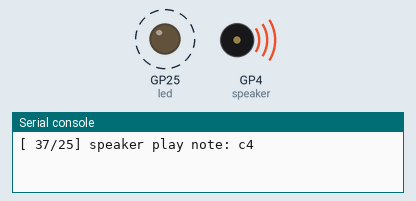
A program run on a simulated Raspberry Pi Pico running MicroPython. Parts: output pins drawn as LEDs (lit = HIGH), buzzer (waves = sounding), the last lines printed to the serial console. Dashed ring = blinking.

Above: at 0.5 s.
At 31.5 s:
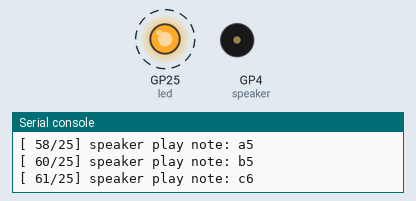
Timing chart, 0 to 41.6 s (numbered marks = the images above):
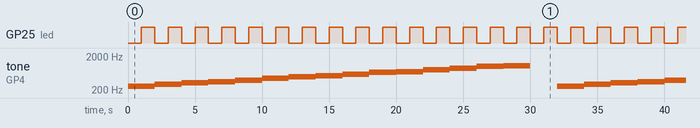

The program:

buzzer_play_notes.py
```python
from time import sleep
from picozero import Speaker, LED
from machine import Timer

led = LED(25)

timer = Timer()

def led_blink( timer ):
    led.toggle()

timer.init( freq=1, mode=Timer.PERIODIC, callback=led_blink )

speaker = Speaker(4)

notes ="""b0,c1,c#1,d1,d#1,e1,f1,f#1,g1,g#1,a1,a#1,b1,c2,c#2,d2,d#2,e2,
f2,f#2,g2,g#2,a2,a#2,b2,c3,c#3,d3,d#3,e3,f3,f#3,g3,g#3,a3,a#3,b3,c4,c#4,
d4,d#4,e4,f4,f#4,g4,g#4,a4,a#4,b4,c5,c#5,d5,d#5,e5,f5,f#5,g5,g#5,a5,a#5,
b5,c6,c#6,d6,d#6,e6,f6,f#6,g6,g#6,a6,a#6,b6,c7,c#7,d7,d#7,e7,f7,f#7,
g7,g#7,a7,a#7,b7,c8,c#8,d8,d#8"""

notes = notes.strip().split(",")
notes_len = len( notes )

BEAT = 1

start = 37
end = start + 25

while 1 :
    for idx, note in enumerate( notes[start:end] ) :
        note = note.strip()
        if "#" not in note :
            print( f"[{ start + idx:3d}/{end - start}] speaker play note: {note}" )
            speaker.play( note, BEAT*2 )
    pass

    sleep( 2 )
pass
```

Measured:
- by itself, GP25 (led): alternates HIGH for 1.0 s and LOW for 1.0 s
- by itself, tone on GP4 (speaker): repeats every 32.0 s: 294 Hz 2.0 s, 330 Hz 2.0 s, 349 Hz 2.0 s, 392 Hz 2.0 s, 440 Hz 2.0 s, 494 Hz 2.0 s, 523 Hz 2.0 s, 587 Hz 2.0 s, 659 Hz 2.0 s, 698 Hz 2.0 s, 784 Hz 2.0 s, 880 Hz 2.0 s, 988 Hz 2.0 s, 1047 Hz 2.0 s, silent 2.0 s, 262 Hz 2.0 s
